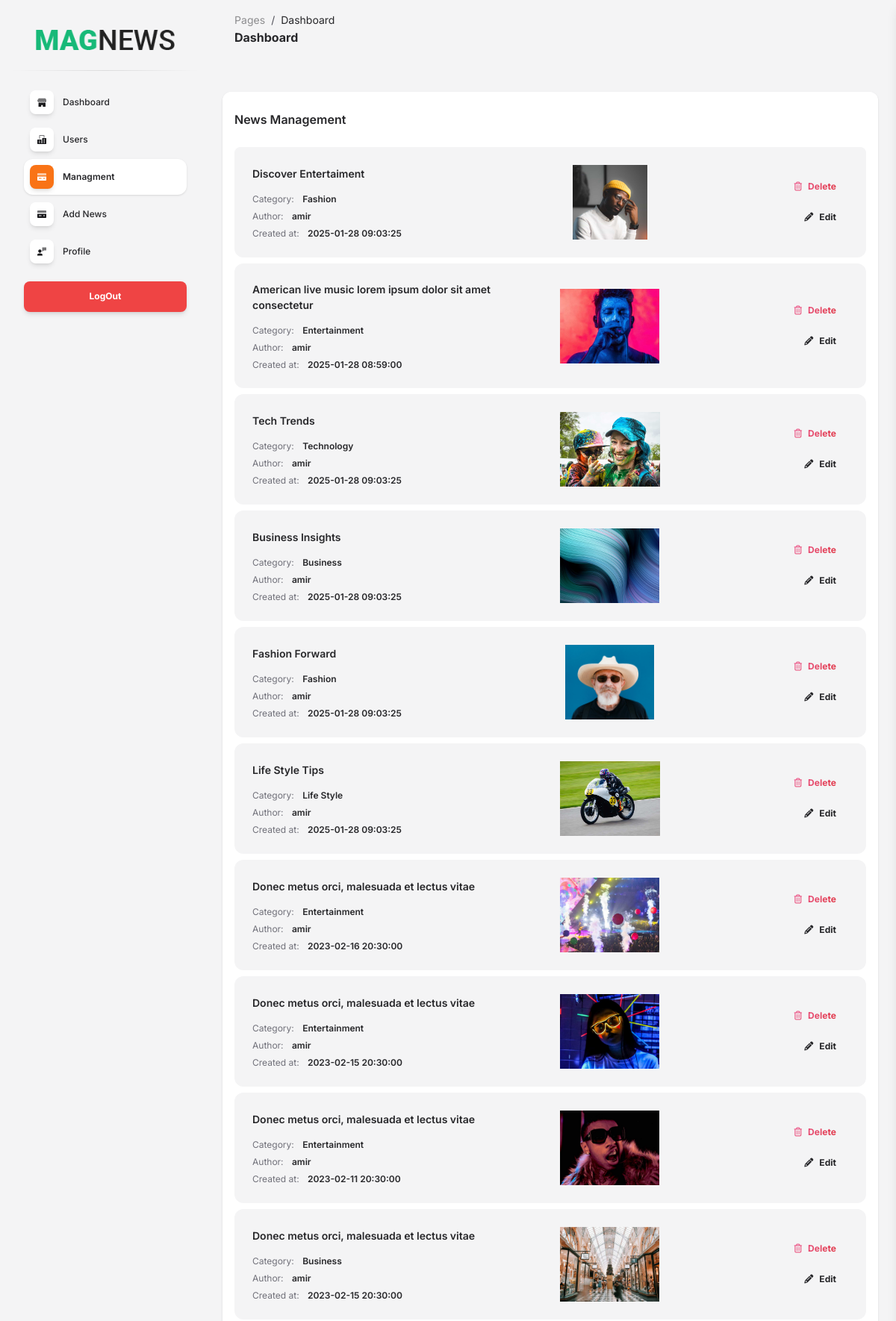
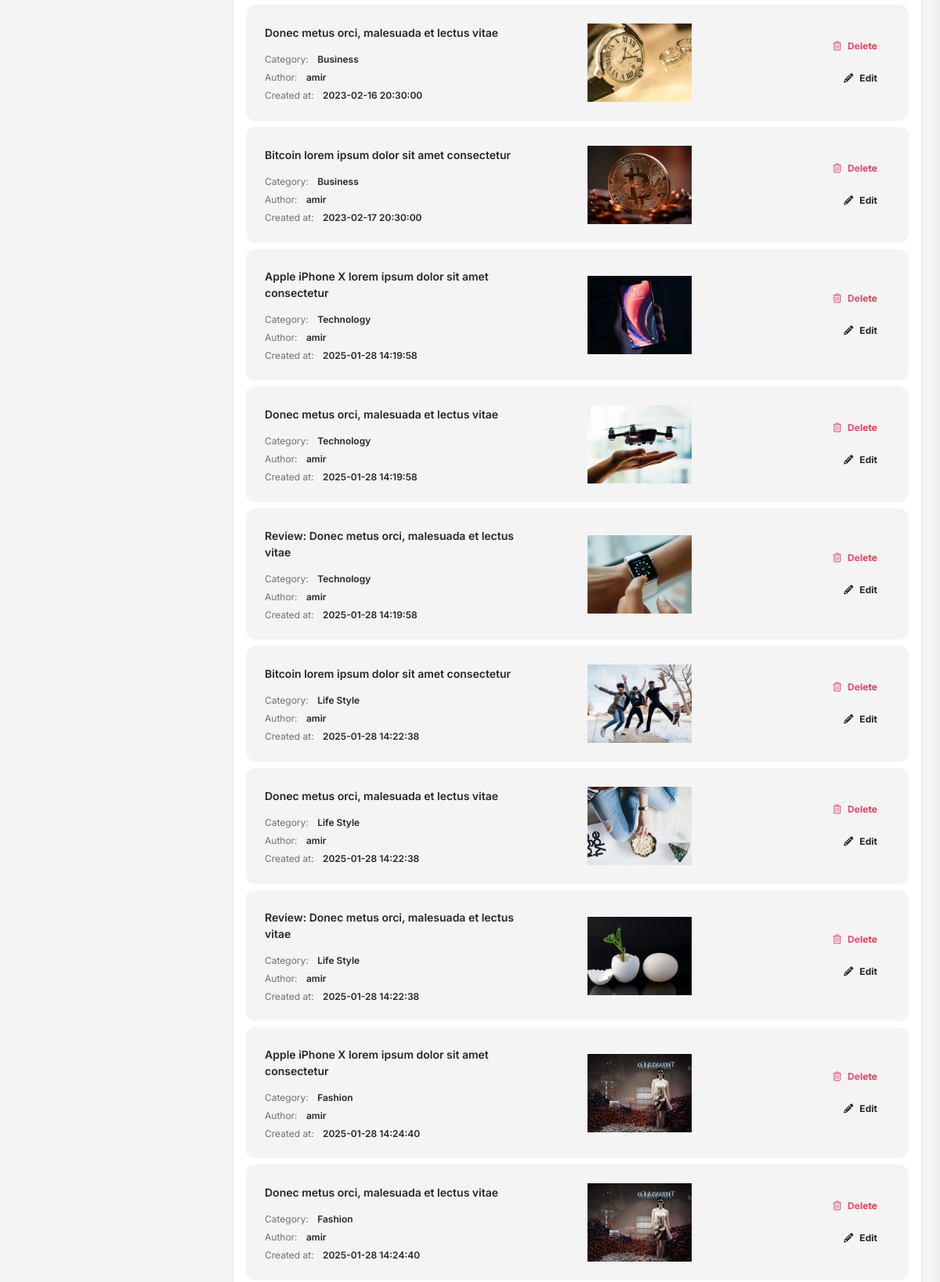
Screenshot of /pages/admin/news_managment.php (upper part) with the database file from the repository (2 pictures, top to bottom).
### tables this page shows
CREATE TABLE `posts` (
  `id` int(11) NOT NULL,
  `user_id` int(11) NOT NULL,
  `title` varchar(255) NOT NULL,
  `content` text NOT NULL,
  `image` varchar(255) DEFAULT NULL,
  `category_id` int(11) DEFAULT NULL,
  `author_id` int(11) DEFAULT NULL,
  `created_at` timestamp NOT NULL DEFAULT current_timestamp(),
  `updated_at` timestamp NULL DEFAULT NULL ON UPDATE current_timestamp()
);

CREATE TABLE `categories` (
  `id` int(11) NOT NULL,
  `name` varchar(50) NOT NULL,
  `created_at` timestamp NOT NULL DEFAULT current_timestamp()
);

CREATE TABLE `users` (
  `id` int(11) NOT NULL,
  `username` varchar(50) NOT NULL,
  `password` varchar(255) NOT NULL,
  `email` varchar(100) NOT NULL,
  `is_online` tinyint(1) DEFAULT 0,
  `role` enum('admin','author','user') NOT NULL DEFAULT 'user'
);

### config/db.php (called while the page is built, shortened)
<?php
require_once 'config.php';
function db_query($query, $params = []) {
    global $conn;
    $stmt = $conn->prepare($query);
    if (!$stmt->execute()) {
        error_log("خطا در اجرای کوئری: " . $stmt->error);
        return null;
    }
    $result = $stmt->get_result();
    return $result && $result->num_rows > 0 ? $result->fetch_all(MYSQLI_ASSOC) : null;
}
?>

### pages/admin/news_managment.php (the view, shortened to what this page needs)
<?php
require_once __DIR__ . '/../../config/db.php';
?>
<!DOCTYPE html>
<html lang="en">
<head>
  <link href="https://demos.creative-tim.com/soft-ui-dashboard/assets/css/nucleo-icons.css" rel="stylesheet" />
  <link href="https://demos.creative-tim.com/soft-ui-dashboard/assets/css/nucleo-svg.css" rel="stylesheet" />
  <link id="pagestyle" href="../../assets/css/soft-ui-dashboard.css?v=1.1.0" rel="stylesheet" />
</head>
<body class="g-sidenav-show  bg-gray-100">
  <?php include 'sidebar.php'; ?>
  <main class="main-content position-relative max-height-vh-100 h-100 border-radius-lg ">
    <nav class="navbar navbar-main navbar-expand-lg px-0 mx-4 shadow-none border-radius-xl" id="navbarBlur" navbar-scroll="true">
      <div class="container-fluid py-1 px-3">
        <nav aria-label="breadcrumb">
          <ol class="breadcrumb bg-transparent mb-0 pb-0 pt-1 px-0 me-sm-6 me-5">
            <li class="breadcrumb-item text-sm"><a class="opacity-5 text-dark" href="javascript:;">Pages</a></li>
            <li class="breadcrumb-item text-sm text-dark active" aria-current="page">Dashboard</li>
          </ol>
          <h6 class="font-weight-bolder mb-0">Dashboard</h6>
        </nav>
      </div>
    </nav>
    <?php
    require_once '../../config/db.php';
    $news = db_query("SELECT p.id, p.title, p.content, p.image, c.name as category, u.username as author, p.created_at FROM posts p
                  JOIN categories c ON p.category_id = c.id
                  JOIN users u ON p.user_id = u.id");
    ?>
    <div class="container-fluid py-4">
      <div class="row">
        <div class="col-12 mt-4">
          <div class="card">
            <div class="card-header pb-0 px-3">
              <h6 class="mb-0">News Management</h6>
            </div>
            <div class="card-body pt-4 p-3">
              <ul class="list-group">
                <?php foreach ($news as $item): ?>
                  <li class="list-group-item border-0 d-flex justify-content-between align-items-center p-4 mb-2 bg-gray-100 border-radius-lg">
                    <div class="d-flex flex-column  " style="width: 40%">
                      <h6 class="mb-3 text-sm"><?= htmlspecialchars($item['title']) ?></h6>
                      <span class="mb-2 text-xs">Category: <span class="text-dark font-weight-bold ms-sm-2"><?= htmlspecialchars($item['category']) ?></span></span>
                      <span class="mb-2 text-xs">Author: <span class="text-dark font-weight-bold ms-sm-2"><?= htmlspecialchars($item['author']) ?></span></span>
                      <span class="text-xs">Created at: <span class="text-dark font-weight-bold ms-sm-2"><?= $item['created_at'] ?></span></span>
                    </div>
                    <div class="ml-3 " style="width: 35%; height: 100px;">
                      <img src="<?php echo SITE_URL; ?>pages/uploads/<?= htmlspecialchars($item['image']) ?>" alt="News Image" class="news-image border-radius-lg " style="object-fit:contain; width: 100%; height:100%;">
                    </div>
                    <div class="text-end" style="width: 20%">
                      <a class="btn btn-link text-danger text-gradient px-3 mb-0 <?= ($_SESSION['role'] !== 'admin' && $_SESSION['role'] !== 'author') ? 'disabled-link' : '' ?>"
                        href="<?= ($_SESSION['role'] === 'admin' || $_SESSION['role'] === 'author') ? 'javascript:void(0);' : '#' ?>"
                        <?= ($_SESSION['role'] !== 'admin' && $_SESSION['role'] !== 'author') ? 'style="pointer-events: auto; color: #6c757d;"' : 'onclick="confirmDelete(' . $item['id'] . ')"' ?>>
                        <i class="far fa-trash-alt me-2"></i>Delete
                      </a>
                      <a class="btn btn-link text-dark px-3 mb-0 <?= ($_SESSION['role'] !== 'admin' && $_SESSION['role'] !== 'author') ? 'disabled-link' : '' ?>"
                        href="<?= ($_SESSION['role'] === 'admin' || $_SESSION['role'] === 'author') ? 'edit_news.php?id=' . $item['id'] : '#' ?>"
                        <?= ($_SESSION['role'] !== 'admin' && $_SESSION['role'] !== 'author') ? 'style="pointer-events: auto; color: #6c757d;"' : '' ?>>
                        <i class="fas fa-pencil-alt text-dark me-2"></i>Edit
                      </a>
                    </div>
                  </li>
                <?php endforeach; ?>
              </ul>
            </div>
          </div>
        </div>
      </div>
    </div>
  </main>
</body>
</html>

### pages/admin/sidebar.php (style rules this page uses)
.disabled-link { color: #6c757d !important; cursor: not-allowed !important; }

### rows the page displays
posts: title "Discover Entertaiment", category.name "Fashion", user.username "amir", created_at "2025-01-28 09:03:25", image (picture)
posts: title "American live music lorem ipsum dolor sit amet consectetur", category.name "Entertainment", user.username "amir", created_at "2025-01-28 08:59:00", image (picture)
posts: title "Tech Trends", category.name "Technology", user.username "amir", created_at "2025-01-28 09:03:25", image (picture)
posts: title "Business Insights", category.name "Business", user.username "amir", created_at "2025-01-28 09:03:25", image (picture)
posts: title "Fashion Forward", category.name "Fashion", user.username "amir", created_at "2025-01-28 09:03:25", image (picture)
posts: title "Life Style Tips", category.name "Life Style", user.username "amir", created_at "2025-01-28 09:03:25", image (picture)
posts: title "Donec metus orci, malesuada et lectus vitae", category.name "Entertainment", user.username "amir", created_at "2023-02-16 20:30:00", image (picture)
posts: title "Donec metus orci, malesuada et lectus vitae", category.name "Entertainment", user.username "amir", created_at "2023-02-15 20:30:00", image (picture)
posts: title "Donec metus orci, malesuada et lectus vitae", category.name "Entertainment", user.username "amir", created_at "2023-02-11 20:30:00", image (picture)
posts: title "Donec metus orci, malesuada et lectus vitae", category.name "Business", user.username "amir", created_at "2023-02-15 20:30:00", image (picture)
posts: title "Donec metus orci, malesuada et lectus vitae", category.name "Business", user.username "amir", created_at "2023-02-16 20:30:00", image (picture)
posts: title "Bitcoin lorem ipsum dolor sit amet consectetur", category.name "Business", user.username "amir", created_at "2023-02-17 20:30:00", image (picture)
posts: title "Apple iPhone X lorem ipsum dolor sit amet consectetur", category.name "Technology", user.username "amir", created_at "2025-01-28 14:19:58", image (picture)
posts: title "Donec metus orci, malesuada et lectus vitae", category.name "Technology", user.username "amir", created_at "2025-01-28 14:19:58", image (picture)
posts: title "Review: Donec metus orci, malesuada et lectus vitae", category.name "Technology", user.username "amir", created_at "2025-01-28 14:19:58", image (picture)
posts: title "Bitcoin lorem ipsum dolor sit amet consectetur", category.name "Life Style", user.username "amir", created_at "2025-01-28 14:22:38", image (picture)
posts: title "Donec metus orci, malesuada et lectus vitae", category.name "Life Style", user.username "amir", created_at "2025-01-28 14:22:38", image (picture)
posts: title "Review: Donec metus orci, malesuada et lectus vitae", category.name "Life Style", user.username "amir", created_at "2025-01-28 14:22:38", image (picture)
posts: title "Apple iPhone X lorem ipsum dolor sit amet consectetur", category.name "Fashion", user.username "amir", created_at "2025-01-28 14:24:40", image (picture)
posts: title "Donec metus orci, malesuada et lectus vitae", category.name "Fashion", user.username "amir", created_at "2025-01-28 14:24:40", image (picture)
